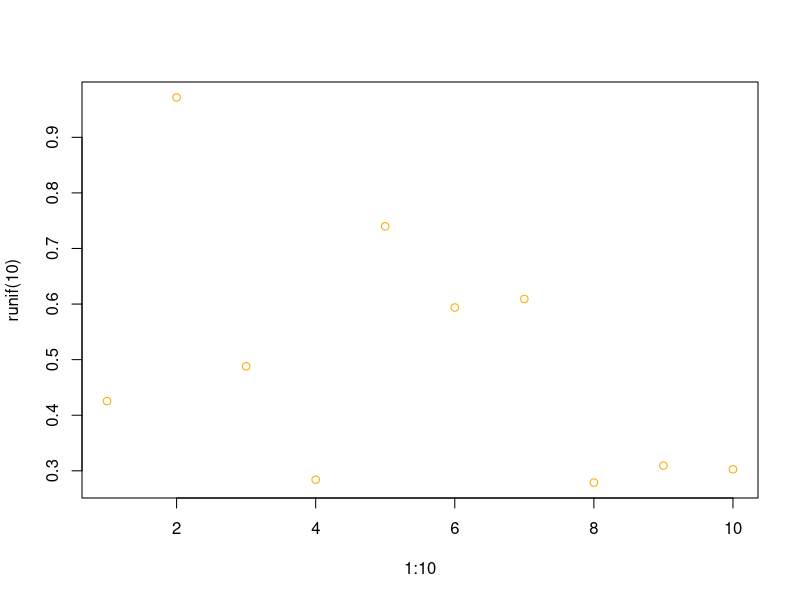

Here is the R script that generated this plot:
## ---- chunk 1
knitr::opts_chunk$set(eval = TRUE)
knitr::opts_chunk$set(fig.path = "../assets/2017-07-31-r-test/")
## ---- chunk 2
runif(100)
## ---- chunk 3
plot(1:10, runif(10), col = "orange")
